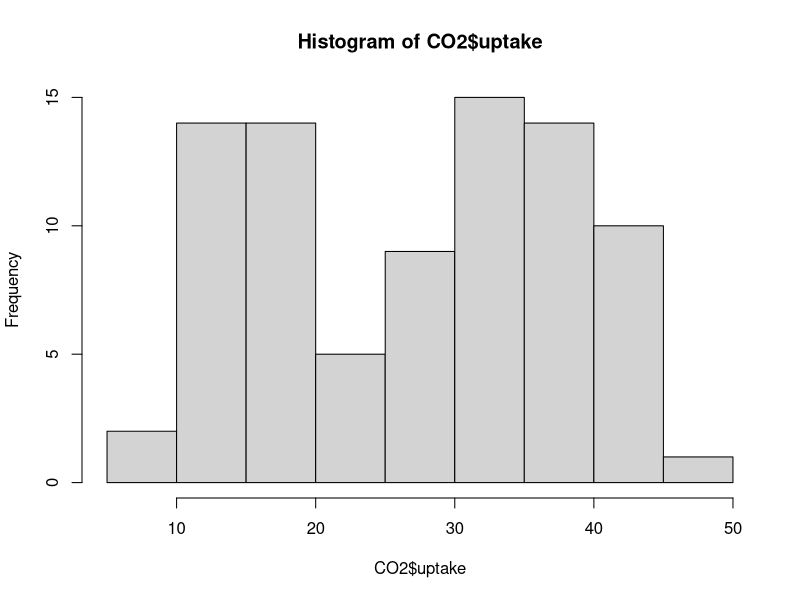
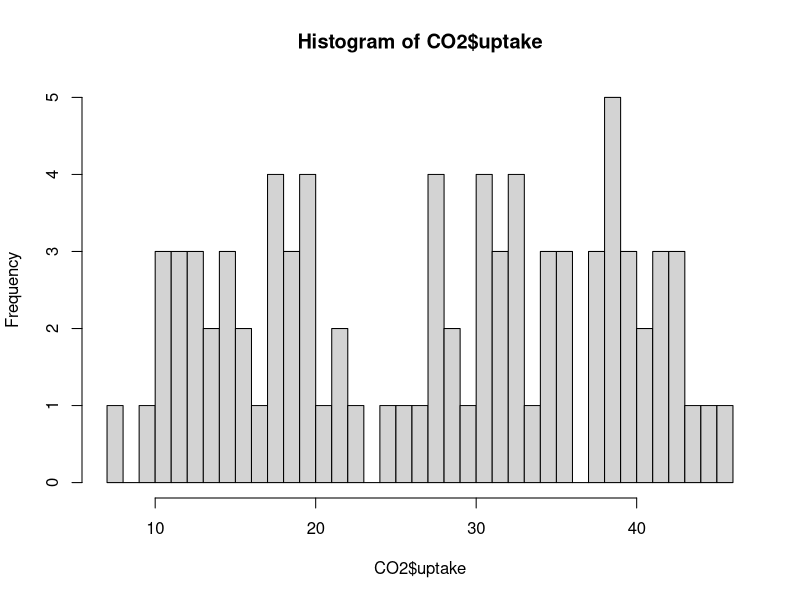
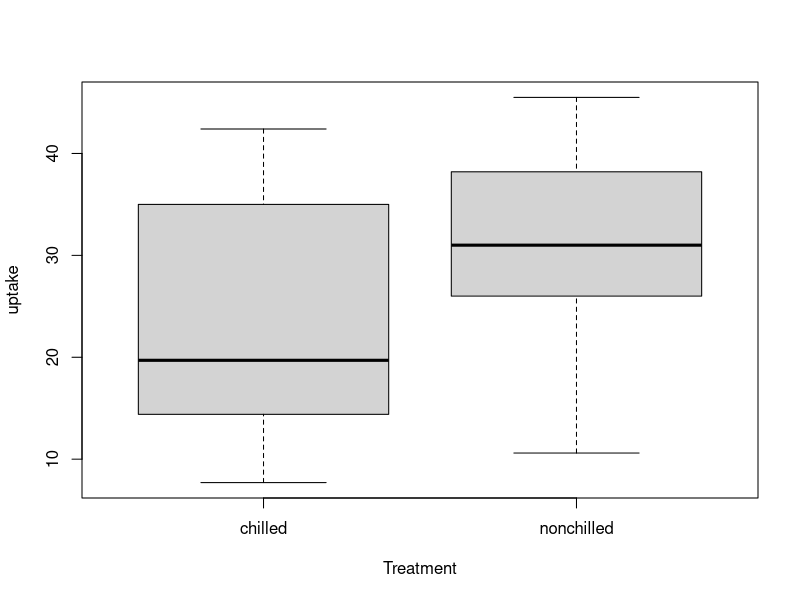
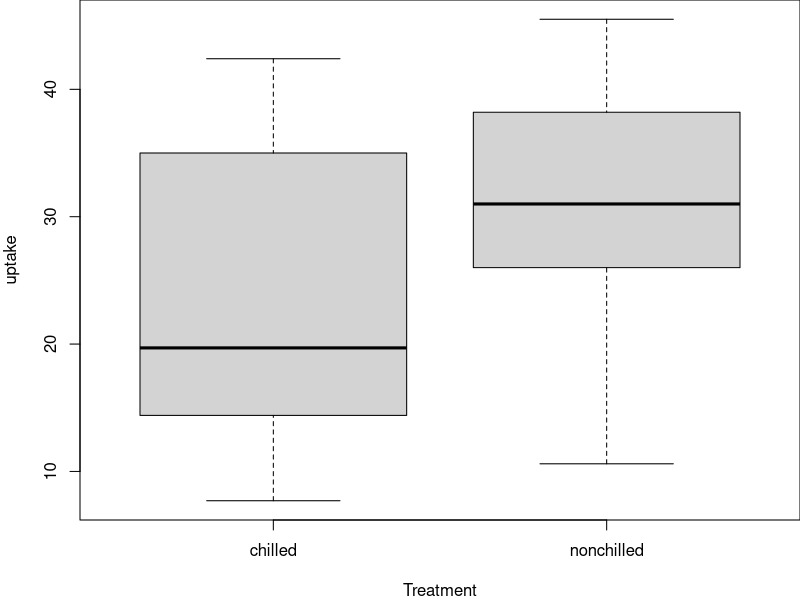

Write R code to recreate these figures, in order.
## ---- chunk 1
knitr::opts_chunk$set(
  comment = "#",
  collapse = TRUE,
  warning = FALSE,
  message = FALSE,
  fig.width=5, fig.height=5, fig.retina=3,
  fig.align = 'center'
)
options(repos=structure(c(CRAN="http://cran.r-project.org")))
## ---- chunk 2
a <- 10
A <- 5
a
A
rm(list=ls())  # On nettoie l'espace de travail à nouveau !
## ---- chunk 3
CO2 <- read.csv("data/co2_good.csv", header=TRUE)
## ---- chunk 4
str(CO2)
## ---- chunk 5
# Créer une copie du jeu de données qu'on pourra modifier
CO2copy <- CO2

# names() donne les noms des variables présentes dans le jeu de données
names(CO2copy)

# Changer des noms anglais pour des noms français
names(CO2copy) <- c("Plante", "Categorie", "Traitement", "conc", "absorption")
names(CO2copy)
## ---- chunk 6
# N'oubliez pas d'utiliser "" pour les chaînes de caractères
CO2copy$uniqueID <- paste0(CO2copy$Plante,
                           "_", CO2copy$Categorie,
                           "_", CO2copy$Traitement)

# Observer les résultats
head(CO2copy$uniqueID)
## ---- chunk 7
# Standardizer la variable "absorption" en valeurs relatives
CO2copy$absorptionRel <- CO2copy$absorption/max(CO2copy$absorption)

# Observer les résultats
head(CO2copy$absorptionRel)
## ---- chunk 8
# Calculer la moyenne et l'écart type de la concentration,
# et l'assigner à de nouvelles variables
meanConc <- mean(CO2$conc)
sdConc <- sd(CO2$conc)
## ---- chunk 9
# print() imprime une valeur données dans la console R
print(paste("the mean of concentration is:", meanConc))

print(paste("the standard deviation of concentration is:", sdConc))
## ---- chunk 10
# Créons un histogramme pour explorer la distribution de "uptake"
hist(CO2$uptake)
## ---- chunk 11
# Créons un histogramme pour explorer la distribution de "uptake"
hist(CO2$uptake, breaks = 40) # breaks permet de changer le nombre de classes
## ---- chunk 12
head(CO2)
## ---- chunk 13
CO2 <- read.csv("data/co2_broken.csv")
head(CO2) # C'est le bordel!
## ---- chunk 14
head(CO2)
## ---- chunk 15
CO2 <- read.csv("data/co2_broken.csv", sep = "")
## ---- chunk 16
head(CO2)
## ---- chunk 17
CO2 <- read.csv("data/co2_broken.csv", sep = "", skip = 2)
head(CO2)
## ---- chunk 18
str(CO2)
## ---- chunk 19
unique(CO2$conc)
## ---- chunk 20
CO2 <- read.csv("data/co2_broken.csv", sep = "", skip = 2,
                na.strings = c("NA", "na", "cannot_read_notes"))
str(CO2)
## ---- chunk 21
levels(CO2$Treatment)
unique(CO2$Treatment)
## ---- chunk 22
# Identifier toutes les lignes contenant "nnchilled" et remplacer par "nonchilled"
CO2$Treatment[which(CO2$Treatment=="nnchilled")] <- "nonchilled"

# Faisons la même chose pour "chiled" :
CO2$Treatment[which(CO2$Treatment=="chiled")] <- "chilled"
## ---- chunk 23
boxplot(uptake ~ Treatment, data = CO2)
## ---- chunk 24
CO2 <- droplevels(CO2)
str(CO2)
## ---- chunk 25
par(mar = c(4, 4, 0, 0))
boxplot(uptake ~ Treatment, data = CO2)
## ---- chunk 26
library(tidyr)
## ---- chunk 27
large <- data.frame(Species = c("Chene", "Orme", "Frene"),
                   DHP = c(12, 20, 13),
                   Haut = c(56, 85, 55))
large
## ---- chunk 28
long <- gather(large, dimension, cm, DHP, Haut)
long
## ---- chunk 29
library(tidyr)
## ---- chunk 30
large <- data.frame(Species = c("Chene", "Orme", "Frene"),
                   DHP = c(12, 20, 13),
                   Haut = c(56, 85, 55))
large
## ---- chunk 31
long <- gather(large, dimension, cm, DHP, Haut)
long
## ---- chunk 32
long
## ---- chunk 33
large2 <- spread(long, dimension, cm)
large2
## ---- chunk 34
set.seed(8)
degat <- data.frame(id = 1:4,
                    trt = sample(rep(c('control', 'culture'), each = 2)),
                    zooplancton.T1 = runif(4),
                    poisson.T1 = runif(4),
                    zooplancton.T2 = runif(4),
                    poisson.T2 = runif(4))
degat
## ---- chunk 35
degat.long <- gather(degat, taxa, count, -id, -trt)
head(degat.long)
## ---- chunk 36
degat.long.sep <- separate(degat.long, taxa,
                           into = c("especes", "temps"), sep = "\\.")
head(degat.long.sep)
## ---- chunk 37
air.long <- gather(airquality, variable, value, -Month, -Day)
head(air.long)
## ---- chunk 38
air.wide <- spread(air.long, variable, value)
head(air.wide)
## ---- chunk 39
library(dplyr)
## ---- chunk 40
ozone <- dplyr::select(airquality, Ozone, Month, Day)
head(ozone)
## ---- chunk 41
aout <- dplyr::filter(airquality, Month == 8, Temp >= 90)
# ou filter(airquality, Month == 8 & Temp >= 90)
head(aout)
## ---- chunk 42
air_degat <- dplyr::sample_frac(airquality, 1)
head(air_degat)
## ---- chunk 43
air_chron <- dplyr::arrange(air_degat, Month, Day)
head(air_chron)
## ---- chunk 44
airquality_C <- dplyr::mutate(airquality, Temp_C = (Temp-32)*(5/9))
head(airquality_C)
## ---- chunk 45
juin_C <- dplyr::mutate(dplyr::filter(airquality, Month == 6),
                 Temp_C = (Temp-32)*(5/9))
## ---- chunk 46
juin_C <- airquality %>%
    dplyr::filter(Month == 6) %>%
    dplyr::mutate(Temp_C = (Temp-32)*(5/9))
## ---- chunk 47
mois_moy <- airquality %>%
      dplyr::group_by(Month) %>%
      dplyr::summarise(mean_temp = mean(Temp),
                sd_temp = sd(Temp))
mois_moy
## ---- chunk 48
?ChickWeight
data(ChickWeight)
## ---- chunk 49
mass_diff <- ChickWeight %>%
      group_by(Chick) %>%
      summarise(mass_diff = max(weight) - min(weight))
mass_diff
## ---- chunk 50
diet_mass <- ChickWeight %>%
      group_by(Diet, Chick) %>%
      summarise(gain_masse = last(weight) - first(weight)) %>%
      summarise(gain_moyen = mean(gain_masse))
diet_mass
